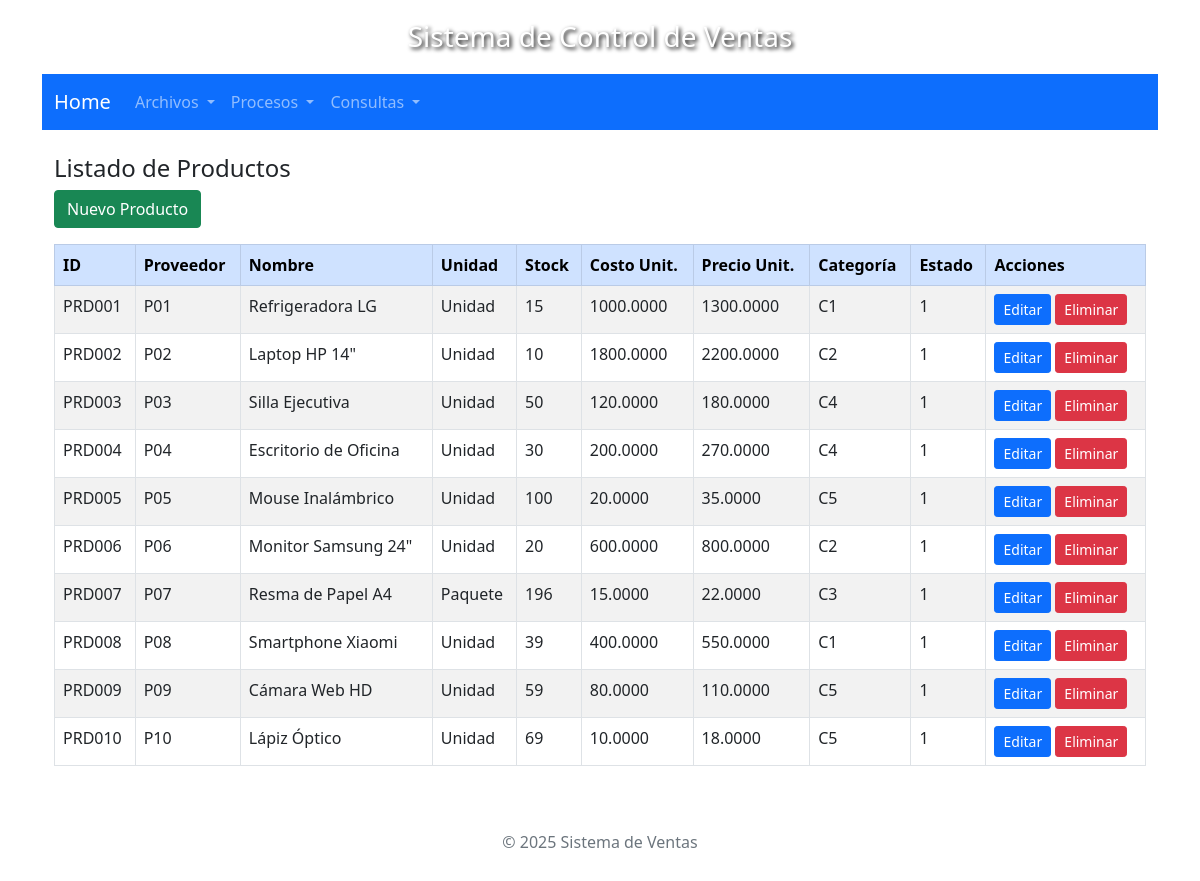
Screenshot of /sisventas/vista/productos/listado.php with the database file from the repository.
### tables this page shows
CREATE TABLE `productos` (
  `idproducto` varchar(10) NOT NULL,
  `idproveedor` varchar(3) DEFAULT NULL,
  `nomproducto` varchar(128) DEFAULT NULL,
  `unimed` varchar(15) DEFAULT NULL,
  `stock` int(11) DEFAULT NULL,
  `cosuni` decimal(10,4) DEFAULT NULL,
  `preuni` decimal(10,4) DEFAULT NULL,
  `idcategoria` char(2) DEFAULT NULL,
  `estado` char(1) DEFAULT NULL
);

### sisventas/modelo/Producto.php (called while the page is built, shortened)
<?php
require_once $_SERVER['DOCUMENT_ROOT'] . "/sisventas/includes/db.php";
class Producto {
    private $pdo;
    public function __construct() {
        $conexion = new DBConection();
        $this->pdo = $conexion->conectar();
    }
    public function listar() {
        $stmt = $this->pdo->prepare("SELECT * FROM productos");
        $stmt->execute();
        return $stmt->fetchAll(PDO::FETCH_ASSOC);
    }
}

### sisventas/includes/db.php (called while the page is built, shortened)
<?php
class DBConection {
    public function conectar() {
        try {
            $this->pdo = new PDO("mysql:host=" . DB_HOST . ";dbname=" . DB_NAME, DB_USER, DB_PASS);
            $this->pdo->setAttribute(PDO::ATTR_ERRMODE, PDO::ERRMODE_EXCEPTION);
            $this->pdo->exec("SET NAMES utf8");
            return $this->pdo;
        } catch (PDOException $e) {
            die("Error de conexión: " . $e->getMessage());
        }
    }
}
?>

### sisventas/controlador/ProductoControlador.php (called while the page is built, shortened)
<?php
require_once $_SERVER['DOCUMENT_ROOT'] . "/sisventas/modelo/Producto.php";
class ProductoControlador
{
    private $modelo;
    public function __construct()
    {
        $this->modelo = new Producto();
    }
    public function listarProductos()
    {
        return $this->modelo->listar();
    }
}

### sisventas/vista/productos/listado.php (the view, shortened to what this page needs)
<?php
require_once $_SERVER['DOCUMENT_ROOT'] . "/sisventas/controlador/ProductoControlador.php";
require_once $_SERVER['DOCUMENT_ROOT'] . "/sisventas/vista/layout/header.php";
require_once $_SERVER['DOCUMENT_ROOT'] . "/sisventas/vista/layout/navbar.php";
$controlador = new ProductoControlador();
$productos = $controlador->listarProductos();
?>
<div class="container mt-4">
  <h4>Listado de Productos</h4>
  <a href="registrar.php" class="btn btn-success mb-3">Nuevo Producto</a>
  <div class="table-responsive">
    <table class="table table-bordered table-striped table-hover bg-white">
      <thead class="table-primary">
        <tr>
          <th>ID</th>
          <th>Proveedor</th>
          <th>Nombre</th>
          <th>Unidad</th>
          <th>Stock</th>
          <th>Costo Unit.</th>
          <th>Precio Unit.</th>
          <th>Categoría</th>
          <th>Estado</th>
          <th>Acciones</th>
        </tr>
      </thead>
      <tbody>
        <?php foreach ($productos as $producto): ?>
        <tr>
          <td><?= htmlspecialchars($producto['idproducto']) ?></td>
          <td><?= htmlspecialchars($producto['idproveedor']) ?></td>
          <td><?= htmlspecialchars($producto['nomproducto']) ?></td>
          <td><?= htmlspecialchars($producto['unimed']) ?></td>
          <td><?= htmlspecialchars($producto['stock']) ?></td>
          <td><?= htmlspecialchars($producto['cosuni']) ?></td>
          <td><?= htmlspecialchars($producto['preuni']) ?></td>
          <td><?= htmlspecialchars($producto['idcategoria']) ?></td>
          <td><?= htmlspecialchars($producto['estado']) ?></td>
          <td>
            <a href="editar.php?id=<?= urlencode($producto['idproducto']) ?>" class="btn btn-sm btn-primary">Editar</a>
            <a href="eliminar.php?id=<?= urlencode($producto['idproducto']) ?>" class="btn btn-sm btn-danger" onclick="return confirm('¿Desea eliminar este producto?');">Eliminar</a>
          </td>
        </tr>
        <?php endforeach; ?>
      </tbody>
    </table>
  </div>
</div>
<?php require_once $_SERVER['DOCUMENT_ROOT'] . "/sisventas/vista/layout/footer.php"; ?>

### sisventas/vista/layout/header.php (style rules this page uses)
body { background-size: cover; background-repeat: no-repeat; background-attachment: fixed; background-position: center; padding: 20px; }

### rows the page displays
productos: idproducto "PRD001", idproveedor "P01", nomproducto "Refrigeradora LG", unimed "Unidad", stock "15", cosuni "1000.0000", preuni "1300.0000", idcategoria "C1", estado "1"
productos: idproducto "PRD002", idproveedor "P02", nomproducto "Laptop HP 14\"", unimed "Unidad", stock "10", cosuni "1800.0000", preuni "2200.0000", idcategoria "C2", estado "1"
productos: idproducto "PRD003", idproveedor "P03", nomproducto "Silla Ejecutiva", unimed "Unidad", stock "50", cosuni "120.0000", preuni "180.0000", idcategoria "C4", estado "1"
productos: idproducto "PRD004", idproveedor "P04", nomproducto "Escritorio de Oficina", unimed "Unidad", stock "30", cosuni "200.0000", preuni "270.0000", idcategoria "C4", estado "1"
productos: idproducto "PRD005", idproveedor "P05", nomproducto "Mouse Inalámbrico", unimed "Unidad", stock "100", cosuni "20.0000", preuni "35.0000", idcategoria "C5", estado "1"
productos: idproducto "PRD006", idproveedor "P06", nomproducto "Monitor Samsung 24\"", unimed "Unidad", stock "20", cosuni "600.0000", preuni "800.0000", idcategoria "C2", estado "1"
productos: idproducto "PRD007", idproveedor "P07", nomproducto "Resma de Papel A4", unimed "Paquete", stock "196", cosuni "15.0000", preuni "22.0000", idcategoria "C3", estado "1"
productos: idproducto "PRD008", idproveedor "P08", nomproducto "Smartphone Xiaomi", unimed "Unidad", stock "39", cosuni "400.0000", preuni "550.0000", idcategoria "C1", estado "1"
productos: idproducto "PRD009", idproveedor "P09", nomproducto "Cámara Web HD", unimed "Unidad", stock "59", cosuni "80.0000", preuni "110.0000", idcategoria "C5", estado "1"
productos: idproducto "PRD010", idproveedor "P10", nomproducto "Lápiz Óptico", unimed "Unidad", stock "69", cosuni "10.0000", preuni "18.0000", idcategoria "C5", estado "1"
